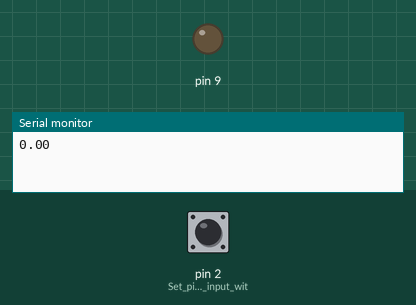
The sketch below on a simulated Arduino Uno, built with avr-gcc and run on an emulated ATmega328P. Parts: output pins drawn as LEDs (lit = HIGH), the last lines printed to the serial monitor. The test bench sets the inputs (shaded band); at power-on: pin 2 (Set_pin_2_as_an_input_wit) HIGH.

Above: at 0.05 s.
At 9.89 s:
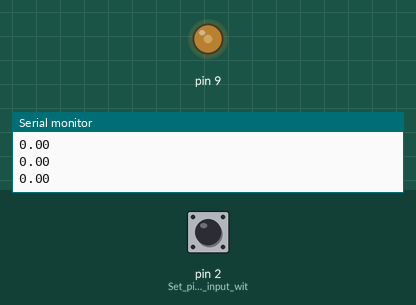
At 19.94 s:
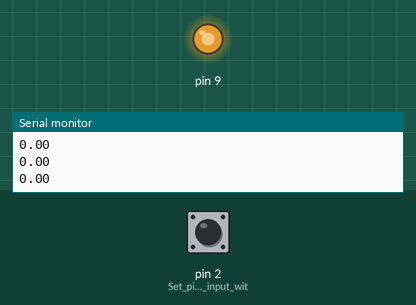
At 39.94 s:
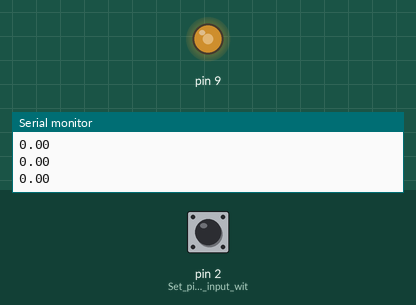
Timing chart, 0 to 40.0 s (numbered marks = the images above):
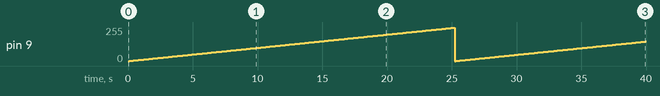

Measured:
- by itself, pin 9: 0/255 → 1/255 at 0.10 s, → 2/255 0.10 s later, → 3/255 0.10 s later, → 4/255 0.10 s later, … (398 changes in this stretch)

The sketch:

Lab2_Driving_the_Motor.ino
```cpp
//Global Variables
const float PPR = 12;  // Define the encoder resolution in PPR
const float GEAR_RATIO = 45;  // Define the gear ratio of the encoder
volatile int pulse = 0;  // Initialize the pulse count variable as volatile to ensure it can be accessed by the interrupt service routine
volatile float ti = 0; //setting initial times
volatile float rmp_i = 0;
volatile float pulse_i = 0;

//User created functions
void incrementCount() {
int direction = digitalRead(3);  // Read the current direction of rotation from pin 3
  if (direction == HIGH){
  pulse ++; // Increment the count when pin 3 is high
  }
  else{
  pulse --; // decrement the count when pin 3 is high
  }
}
//Pin definitions and initial states
void setup() {
  pinMode(2, INPUT_PULLUP);  // Set pin 2 as an input with a pullup resistor
  attachInterrupt(digitalPinToInterrupt(2), incrementCount, RISING);  // Attach the interrupt to pin 2 and set it to trigger on a rising edge
  Serial.begin(9600);  // Start the serial communication

}
//iterations
void loop() {
  for(int pwm = 0; pwm <= 250; pwm++){ // incrementing the speed by 1
    analogWrite(9, pwm); // the LOW, HIGH combo makes the device turn cw (positive direction)
    digitalWrite(10, LOW);
    digitalWrite(11, HIGH);

    noInterrupts();
    volatile float pulse_f = pulse; // total pulses is the final pulse
    volatile float t = micros(); // getting final time in micro seconds
    float rev = (pulse_f - pulse_i)/ (PPR* GEAR_RATIO);  // Convert PPR to revolutions where initial pulse was 0.
    float rpm = rev/(t - ti)*(1.0e6)*60; // convertings to RPMs (rev/us)(us/s)(s/min)
    pulse_i = pulse_f; // updating pulses so that the old final is now the new initial
    ti = t;  // updating times so that the new initial time is the old time.
    interrupts();
    Serial.println(rpm);  // Print the current position to the serial monitor
    delay(100);  // Delay for 100ms to avoid overwhelming the serial monitor with output
  }
}
```
